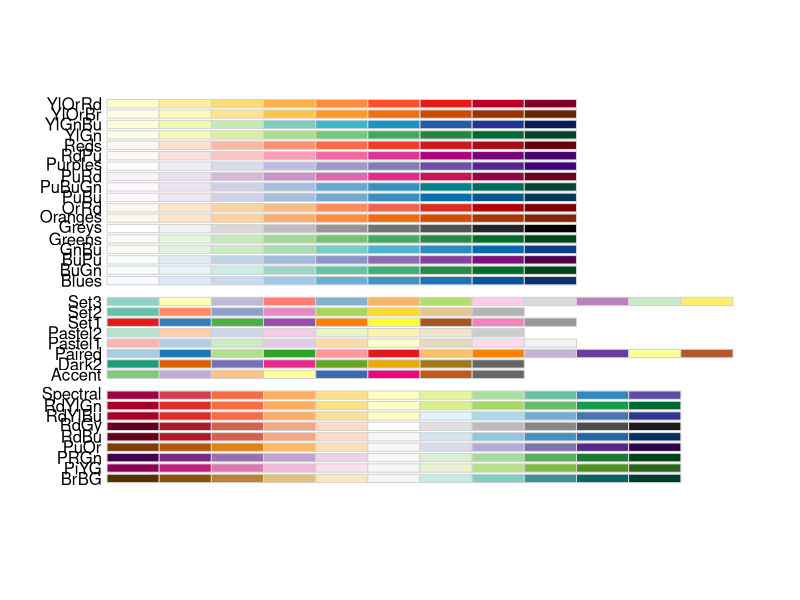
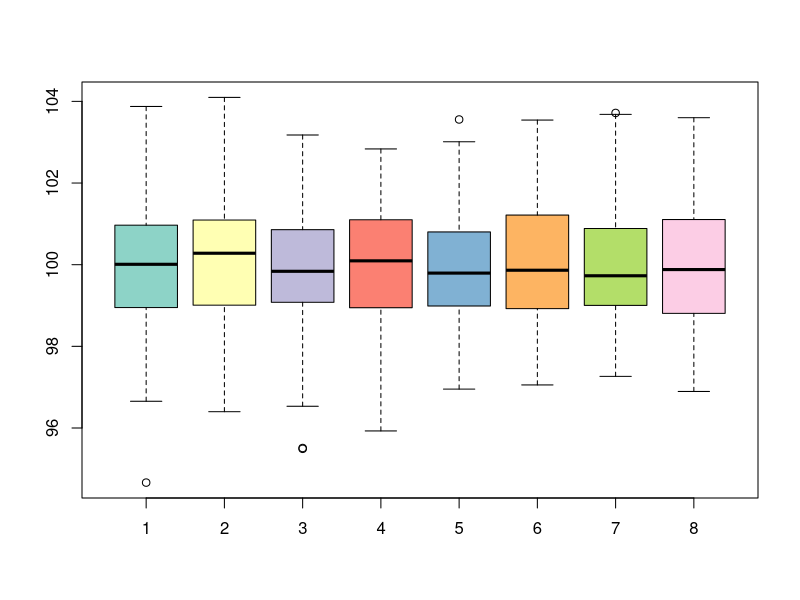
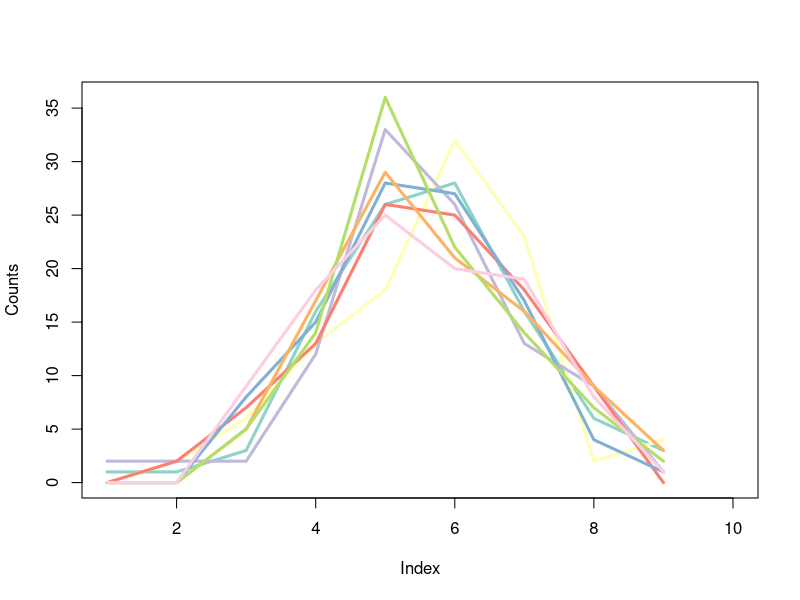
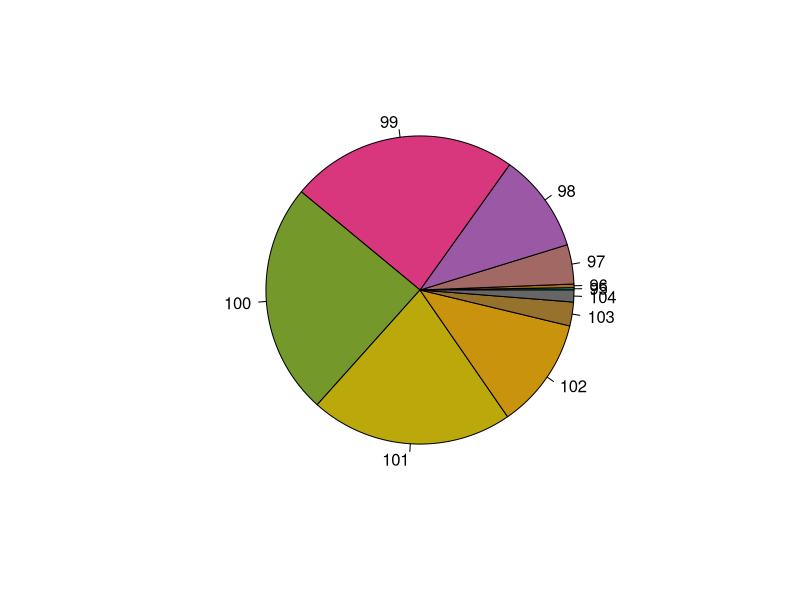

These figures' R source, in order:
if (!require("RColorBrewer")) {
  install.packages("RColorBrewer")
  library(RColorBrewer)
}

### Set the display a 2 by 2 grid
par(mfrow=c(1,1))

### Show all the colour schemes available
display.brewer.all()

### Generate random data matrix
rand.data <- replicate(8,rnorm(100,100,sd=1.5))

### Draw a box plot, with each box coloured by the 'Set3' palette
boxplot(rand.data,col=brewer.pal(8,"Set3"))

### Draw plot of counts coloured by the 'Set3' pallatte
br.range <- seq(min(rand.data),max(rand.data),length.out=10)
results <- sapply(1:ncol(rand.data),function(x) hist(rand.data[,x],plot=F,br=br.range)$counts)
plot(x=br.range,ylim=range(results),type="n",ylab="Counts")
cols <- brewer.pal(8,"Set3")
lapply(1:ncol(results),function(x) lines(results[,x],col=cols[x],lwd=3))

### Draw a pie chart
table.data <- table(round(rand.data))
cols <- colorRampPalette(brewer.pal(8,"Dark2"))(length(table.data))
pie(table.data,col=cols)
